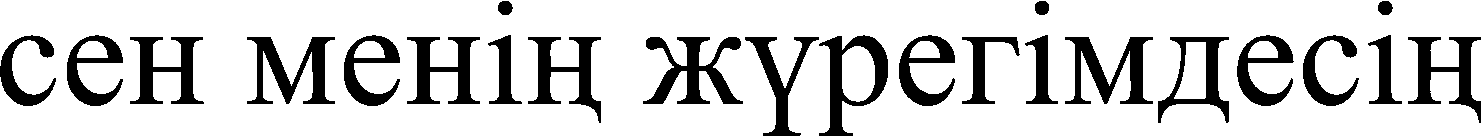
#> input picture Lab6/original/cropped_mono.bmp, 1482 x 136 px
$ python make_ph_profiles.py
#> lines starting #> are read from the running program, lines starting #| are printed output that depends on the picture; after the words box and inside, x2 and y2 are one past the last pixel; in counts of white or black regions, pixels touching at a corner belong together
import numpy as np
import matplotlib.pyplot as plt
from PIL import Image

# Загружаем монохромное изображение
img = Image.open("original/cropped_mono.bmp").convert("1")
#> img is the input picture: PIL image 1482x136 1; 81.7% white; 23 black regions, largest, box (x1, y1, x2, y2) and area: (643, 37, 743, 104) 2775, (819, 35, 888, 136) 2497, (1065, 37, 1153, 104) 2495
img_np = np.array(img)

# Инвертируем: чёрное = 1, белое = 0
binary = 1 - img_np // 255
#> binary: shape (136, 1482) int64; every value is 1

# Горизонтальный профиль (по строкам)
horizontal_profile = np.sum(binary, axis=1)
#> horizontal_profile = 136 values from 1482 to 1482

# Вертикальный профиль (по столбцам)
vertical_profile = np.sum(binary, axis=0)
#> vertical_profile = 1482 values from 136 to 136

# Сохраняем горизонтальный профиль
plt.figure(figsize=(10, 4))
plt.bar(range(len(horizontal_profile)), horizontal_profile, color='black')
plt.title("Горизонтальный профиль")
plt.xlabel("Строка")
plt.ylabel("Чёрные пиксели")
plt.tight_layout()
plt.savefig("orig_mono_profile/horizontal_profile.png")
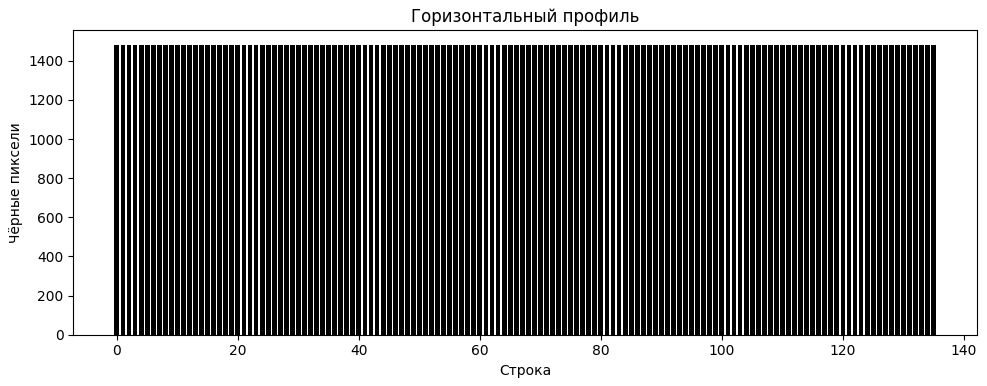
#> figure drawn by matplotlib, 1 panel
plt.close()

# Сохраняем вертикальный профиль
plt.figure(figsize=(10, 4))
plt.bar(range(len(vertical_profile)), vertical_profile, color='black')
plt.title("Вертикальный профиль")
plt.xlabel("Столбец")
plt.ylabel("Чёрные пиксели")
plt.tight_layout()
plt.savefig("orig_mono_profile/vertical_profile.png")
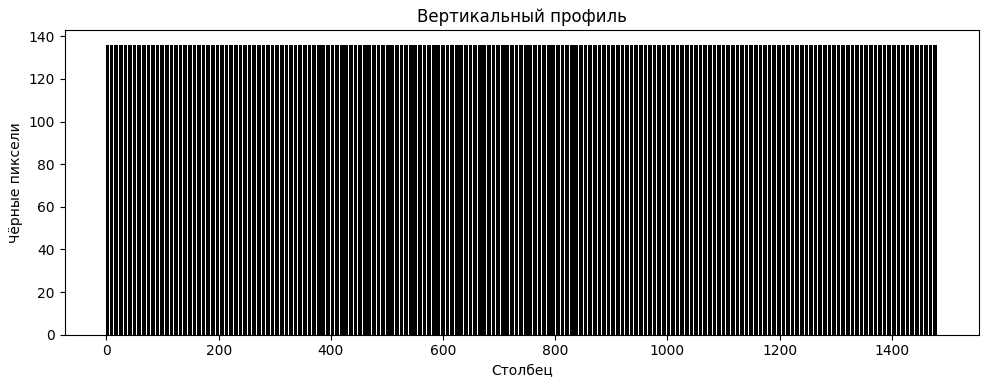
#> figure drawn by matplotlib, 1 panel
plt.close()

print("Горизонтальный и вертикальный профили сохранены.")
